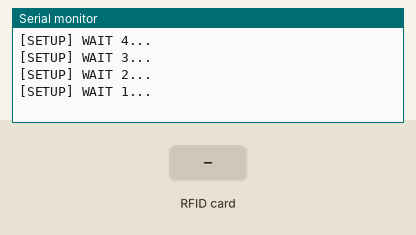
Simulated run of this sketch. Board: ESP8266 (NodeMCU). On the bench: the last lines printed to the serial monitor. The inputs (shaded band) are chosen by the test bench. WiFi joins after 1.5 s; servers stay silent unless stated; uploads are accepted with an empty reply.

Above: at 5.2 s.
5.3 s: RFID card 84 CC A8 AA 18 E5 held to the reader
At 6.5 s:
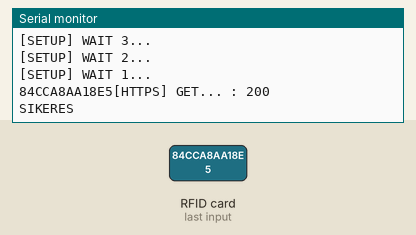
7.2 s: RFID card 5E 7A 19 C4 held to the reader
At 7.49 s:
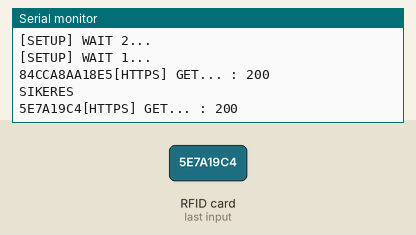
Timing chart, 0 to 10.2 s (numbered marks = the images above; inputs shaded):
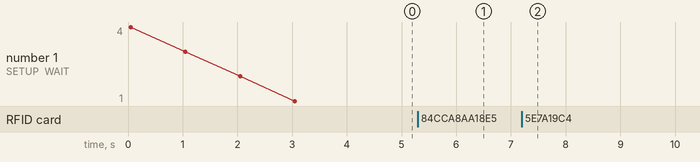

The sketch:

szakdolgozat.ino
```cpp
#include <ESP8266WiFi.h>
#include <ESP8266WiFiMulti.h>
#include <ESP8266HTTPClient.h>
#include <SPI.h>
#include <MFRC522.h>
#define SS_PIN 2
#define RST_PIN 0
MFRC522 mfrc522(SS_PIN, RST_PIN);
ESP8266WiFiMulti WiFiMulti;
const String mac = "84cca8aa18e5";
const uint8_t fingerprint[20] = {0xc5, 0x81, 0xfd, 0xc9, 0xd6, 0xda, 0x39, 0xe3, 0x2d, 0xb1, 0x38, 0xff, 0x81, 0xea, 0x3e, 0xd1, 0xf3, 0x7c, 0xa9, 0x71};

void setup() {

  Serial.begin(9600);
  SPI.begin();      // Initiate  SPI bus
  mfrc522.PCD_Init();   // Initiate MFRC522
  for (uint8_t t = 4; t > 0; t--) {
    Serial.printf("[SETUP] WAIT %d...\n", t);
    Serial.flush();
    delay(1000);
  }
  WiFi.mode(WIFI_STA);
  WiFiMulti.addAP("TOTH_KASSAILAK", "ODAVANIRVA!!!");
}

void loop() {

  WiFiMulti.run();
  if ( ! mfrc522.PICC_IsNewCardPresent() || ! mfrc522.PICC_ReadCardSerial()) {
    std::unique_ptr<BearSSL::WiFiClientSecure>client(new BearSSL::WiFiClientSecure);
    client->setFingerprint(fingerprint);
    HTTPClient https;
    if ( https.begin(*client, "https://card-reader-app-77yutcte4a-ey.a.run.app/schedule?cardReaderId=" + mac)) {
      int httpCode = https.GET();
      if (httpCode > 0) {
        if (httpCode == HTTP_CODE_OK || httpCode == HTTP_CODE_MOVED_PERMANENTLY) {
          String payload = https.getString();
          Serial.println(payload);
        }
      } else {
        Serial.printf("[HTTPS] GET... failed, error: %s\n", https.errorToString(httpCode).c_str());
        Serial.printf("[HTTPS] GET... failed, errorcode: %d\n", httpCode);
        String payload = https.getString();
        Serial.println(payload);
        https.end();
      }
    } else {
      Serial.printf("[HTTPS] Unable to connect\n");
    }
  }
  else {
    String content = "";
    byte letter;
    for (byte i = 0; i < mfrc522.uid.size; i++)
    {
      Serial.print(mfrc522.uid.uidByte[i] < 0x10 ? "0" : "");
      Serial.print(mfrc522.uid.uidByte[i], HEX);
      content.concat(String(mfrc522.uid.uidByte[i] < 0x10 ? "0" : ""));
      content.concat(String(mfrc522.uid.uidByte[i], HEX));
    }
    content.toUpperCase();
    String url = "https://card-reader-app-77yutcte4a-ey.a.run.app/read?cardId=" + content.substring(1) + "&cardReaderId=" + mac;
    std::unique_ptr<BearSSL::WiFiClientSecure>client(new BearSSL::WiFiClientSecure);
    client->setFingerprint(fingerprint);
    HTTPClient https;
    if ( https.begin(*client, url)) {
      int httpCode = https.GET();
      if (httpCode > 0) {
        Serial.printf("[HTTPS] GET... : %d\n", httpCode);
        if (httpCode == 500) {
          String payload = https.getString();
          Serial.println(payload);
          Serial.printf("SIKERTELEN\n");
        }
        else {
          if (httpCode == HTTP_CODE_OK || httpCode == HTTP_CODE_MOVED_PERMANENTLY) {
            String payload = https.getString();
            Serial.println(payload);
            int  found = payload.indexOf("\"inClass\":false");

            if (found > 0) {

              Serial.println("Nincs Regisztrálva!");

            } else {

              Serial.print("SIKERES\n");
            }
          }

          else {
            Serial.printf("[HTTPS] GET... failed, error: %s\n", https.errorToString(httpCode).c_str());
            Serial.printf("[HTTPS] GET... failed, errorcode: %d\n", httpCode);
            String payload = https.getString();
            Serial.println(payload);
            https.end();
          }
        }
      }
    } else {
      Serial.printf("[HTTPS] Unable to connect\n");
    }
  }
}
```

Measured:
- after the input at 5.3 s, the serial monitor: prints a new line after 0.26 s (image 1)
- after the input at 7.2 s, the serial monitor: prints a new line after 0.14 s (image 2)
